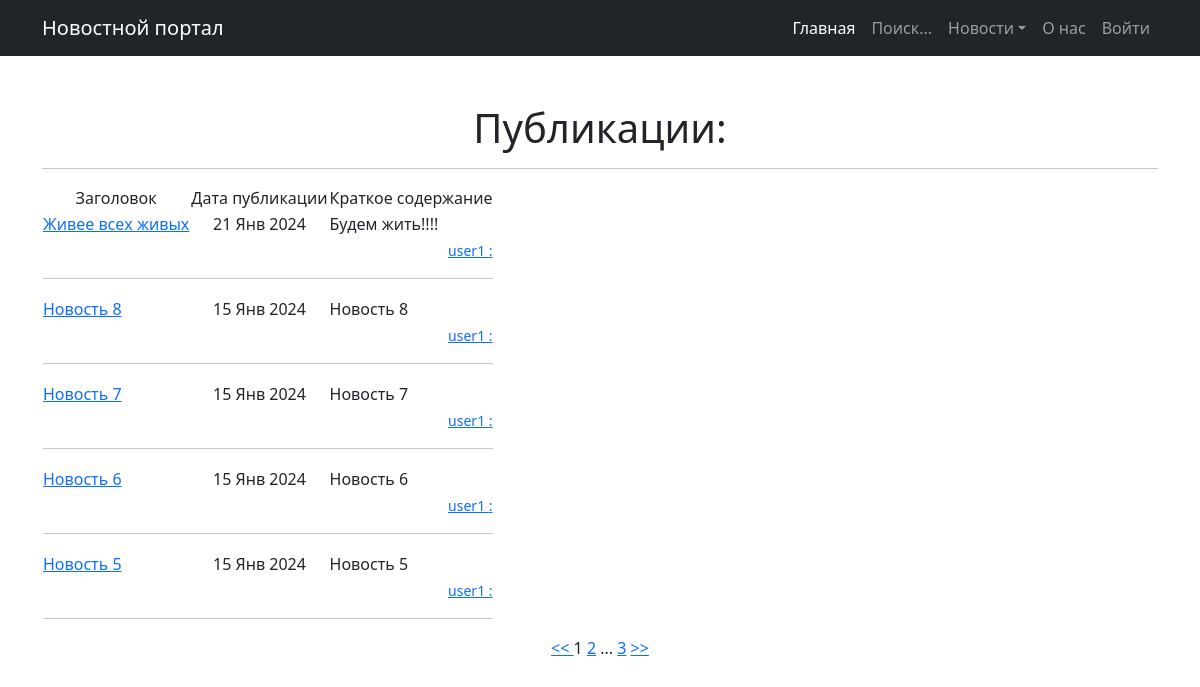
The app's page /, older data.
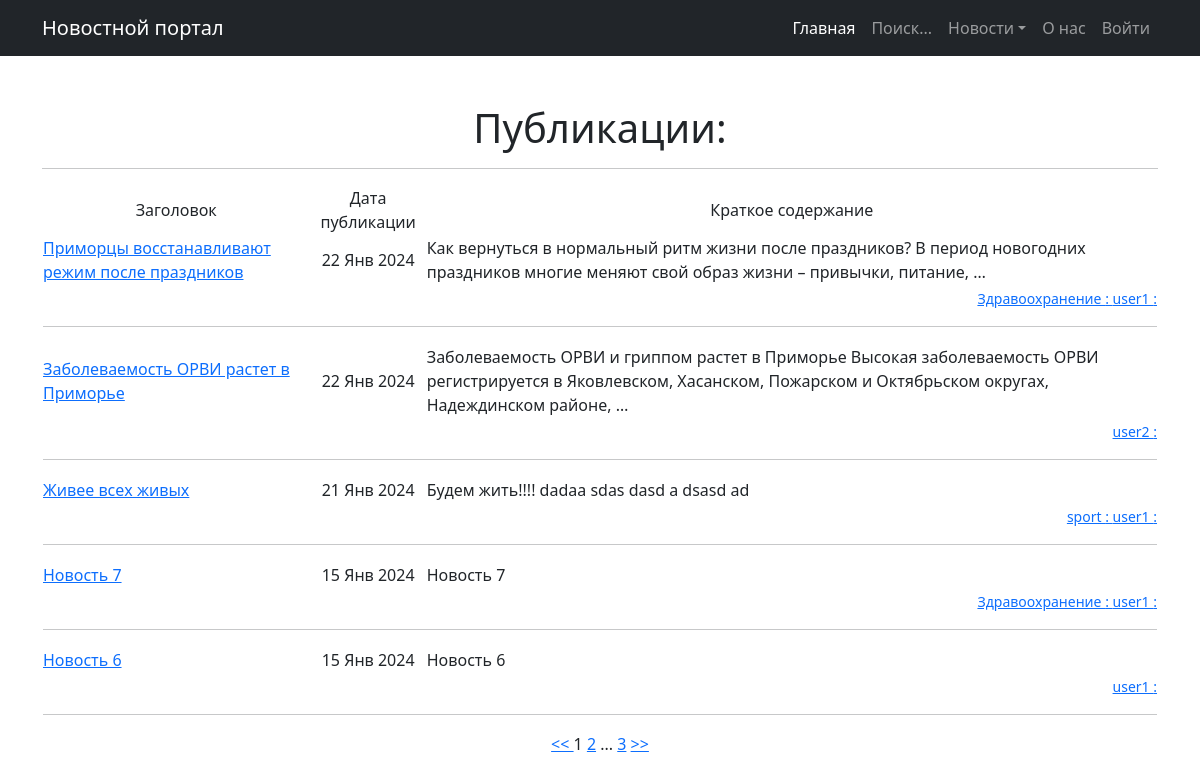
The same page, newer data.
### news/models.py (models this page shows, shortened)
class Post(models.Model):
    author = models.ForeignKey(Author, on_delete=models.CASCADE)
    type_news = models.CharField(max_length=2, choices=TYPES, default=news)
    date_time = models.DateTimeField(auto_now_add=True)
    categories = models.ManyToManyField(Category, through='PostCategory')
    title = models.CharField(max_length=255)
    text = models.TextField()
    rate = models.IntegerField(default=0)
    class Meta:
        verbose_name = 'Публикация'
        verbose_name_plural = 'Публикации'

class Author(models.Model):
    user = models.OneToOneField(User, on_delete=models.CASCADE)
    rate = models.IntegerField(default=0)  # рейтинг автора
    def __str__(self):
        return f'{self.user}'

class Category(models.Model):
    name = models.CharField(max_length=2, choices=TOPICS, default=zdrav, unique=True)
    subscribers = models.ManyToManyField(User, through='UserCategory')
    class Meta:
        verbose_name = 'Категория'
        verbose_name_plural = 'Категории'
    def __str__(self):
        return f'{self.name}'

### news/views.py (the view)
# urls.py: path('', PostList.as_view()),
class PostList(ListView):
    model = Post
    ordering = '-date_time'
    template_name = 'post_list.html'
    context_object_name = 'post_list'
    paginate_by = 5
    def get_queryset(self):
        queryset = super().get_queryset()
        self.filterset = PostFilter(self.request.GET, queryset)
        return self.filterset.qs
    def get_context_data(self, **kwargs):
        logger.debug('**** debug ****')
        logger.info('**** info ****')
        logger.warning('**** warning ****')
        logger.error('**** error ****')
        logger.critical('**** critical ****')
        context = super().get_context_data(**kwargs)
        context['filterset'] = self.filterset
        context['is_not_authors'] = not self.request.user.groups.filter(name='authors').exists()
        return context

### news/templatetags/custom_filters.py (called while the page is built)
@register.filter()
def censor(value):
    if not isinstance(value, str):
        raise APIException(f'Указанный id статьи, не является строкой: {value}')
    for bad in BAD_STR:
        value = value.replace(f'{bad[:1].upper()}{bad[1:]}', f'{bad[:1].upper()}{"*" * (len(bad) - 1)}')
        value = value.replace(f'{bad[:1].lower()}{bad[1:]}', f'{bad[:1].lower()}{"*" * (len(bad) - 1)}')
    return value

### news/templatetags/custom_tags.py (called while the page is built)
@register.simple_tag(takes_context=True)
def url_replace(context, **kwargs):
    d = context['request'].GET.copy()
    for k, v in kwargs.items():
        d[k] = v
    return d.urlencode()

### templates/post_list.html (shortened to what this page needs)
{% extends 'flatpages/default.html' %}
{% load custom_filters %}
{% load custom_tags %}
{% load cache %}
{% cache 60 post_list %}
    {% block content %}
        <h1>Публикации: </h1>
        <hr>
        {% if post_list %}
            <table>
                <tr>
                    <td>Заголовок</td>
                    <td>Дата публикации</td>
                    <td>Краткое содержание</td>
                </tr>
                {% for post in post_list %}
                    <tr>
                        <td align="left"><a href="/news/{{ post.id }}"> {{ post.title|censor }} </a></td>
                        <td>{{ post.date_time|date:'d M Y' }}</td>
                        <td align="left"> {{ post.text|truncatewords:20|censor }}</td>
                    </tr>
                    <tr>
                        <td colspan="3" align="right">
                            {% for category in post.categories.all %}
                                <a class="button" href="/news/?categories={{ category.id }}"><small> {{ category }}
                                    : </small></a>
                            {% endfor %}
                            <a href="/profile/{{ post.author.user.id }}"><small>{{ post.author }} : </small></a>
                            <hr>
                        </td>
                    </tr>
                {% endfor %}
            </table>
        {% else %}
            <h2>Публикаций нет!</h2>
        {% endif %}
        <a href="?{% url_replace page=1 %}"> << </a>
        {{ page_obj.number }}
        {% if page_obj.has_next %}
            <a href="?{% url_replace page=page_obj.next_page_number %}">{{ page_obj.next_page_number }}</a>
            {% if paginator.num_pages != page_obj.next_page_number %}
                ...
                <a href="?{% url_replace page=page_obj.paginator.num_pages %}">{{ page_obj.paginator.num_pages }}</a>
            {% endif %}
        {% endif %}
        <a href="?{% url_replace page=page_obj.paginator.num_pages %}"> >> </a>
    {% endblock content %}
{% endcache %}

### templates/flatpages/default.html (shortened to what this page needs)
<!DOCTYPE html>
<html lang="ru">
<head>
    {% load static %}
    <link href="{% static 'css/styles.css' %}" rel="stylesheet"/>
</head>
<body>
<nav class="navbar navbar-expand-lg navbar-dark bg-dark">
    <div class="container">
        <a class="navbar-brand" href="#">Новостной портал</a>
        <div class="collapse navbar-collapse" id="navbarSupportedContent">
            <ul class="navbar-nav ms-auto mb-2 mb-lg-0">
                <li class="nav-item"><a class="nav-link active" aria-current="page" href="/news/">Главная</a></li>
                <li class="nav-item"><a class="nav-link" href="/news/search/">Поиск...</a></li>
                <li class="nav-item dropdown">
                    <a class="nav-link dropdown-toggle" id="navbarDropdown" href="/news/" role="button"
                       data-bs-toggle="dropdown" aria-expanded="false">Новости</a>
                </li>
                <li class="nav-item"><a class="nav-link" href="/about/">О нас</a></li>
                {% if user.is_authenticated %}
                <li class="nav-item"><a class="nav-link" href="/category/">Категории</a></li>
                <li class="nav-item dropdown">
                    <a class="nav-link dropdown-toggle" id="navbarDropdown" href="#" role="button"
                       data-bs-toggle="dropdown" aria-expanded="false"><span> {{user.username}} </span></a>
                    <ul class="dropdown-menu dropdown-menu-end" aria-labelledby="navbarDropdown">
                        {% if is_not_authors %}
                        <li><a class="dropdown-item" href="/sign/upgrade/">Хочу стать автором</a></li>
                        {% endif %}
                        <li><a class="dropdown-item" href="/profile/{{ user.id }}">Профиль</a></li>
                        <li>
                            <hr class="dropdown-divider"/>
                        </li>
                        <li><a class="dropdown-item" href="/accounts/logout/">Выйти</a></li>
                    </ul>
                </li>
                {% else %}
                <li class="nav-item"><a class="nav-link" href="/accounts/login/">Войти</a></li>
                {% endif %}
            </ul>
        </div>
    </div>
</nav>
<div class="container">
    <div class="text-center mt-5">
        {% block content %}{% endblock content %}
    </div>
</div>
</body>
</html>

Row changes from the older to the newer data that the page shows:
removed Post: title|censor "Новость 8", date_time "15 Янв 2024", text|censor "Новость 8", author "user1"
no longer on this page (row unchanged): Post: title|censor "Новость 5", date_time "15 Янв 2024", text|censor "Новость 5", author "user1"
added Post: title|censor "Приморцы восстанавливают режим после праздников", date_time "22 Янв 2024", text|censor "Как вернуться в нормальный ритм жизни после праздников? В период новогодних праздников многие меняют свой образ жизни – привычки, питание, …", author "user1"
added Category: name "Здравоохранение"
added Post: title|censor "Заболеваемость ОРВИ растет в Приморье", date_time "22 Янв 2024", text|censor "Заболеваемость ОРВИ и гриппом растет в Приморье Высокая заболеваемость ОРВИ регистрируется в Яковлевском, Хасанском, Пожарском и Октябрьском округах, Надеждинском районе, …", author "user2"
changed Post "Живее всех живых": gains Category (name "sport"); text|censor "Будем жить!!!!" → "Будем жить!!!! dadaa sdas dasd a dsasd ad"
